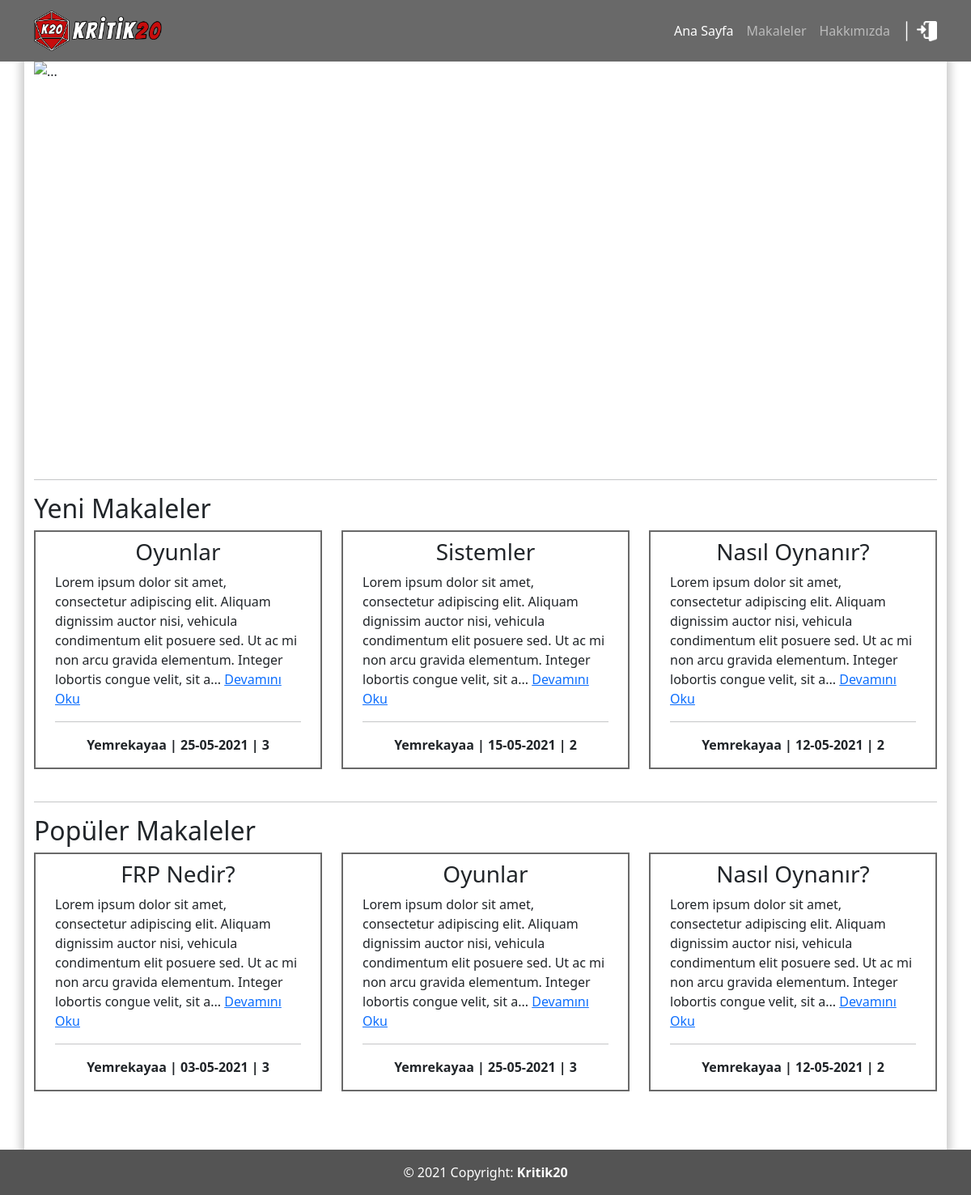
The page / on the database its author committed.
### tables this page shows
CREATE TABLE `articles` (
  `a_id` int(11) NOT NULL,
  `a_title` varchar(36) NOT NULL,
  `a_content` text NOT NULL,
  `a_cid` int(11) NOT NULL,
  `a_image` varchar(99) NOT NULL,
  `a_author` varchar(36) NOT NULL,
  `a_view` text NOT NULL DEFAULT '0',
  `a_summary` text NOT NULL,
  `a_date` date DEFAULT NULL
);

### index.php (the view, shortened to what this page needs)
<?php
require("inc/header.php");
?>
<body>
    <header id='header'>
        <?php include 'inc/navbar.php' ?>
    </header>
    <div class="container container-border pb-5">
        <div class="container-lg  pb-0 px-0">
            <div id="carouselCaptions" class="carousel slide" data-bs-ride="carousel">
                <div class="carousel-indicators">
                    <button type="button" data-bs-target="#carouselCaptions" data-bs-slide-to="0" class="active" aria-current="true" aria-label="Slide 1"></button>
                    <button type="button" data-bs-target="#carouselCaptions" data-bs-slide-to="1" aria-label="Slide 2"></button>
                    <button type="button" data-bs-target="#carouselCaptions" data-bs-slide-to="2" aria-label="Slide 3"></button>
                </div>
                <div class="carousel-inner">
                    <div class="carousel-item active">
                        <img src="img/slideimg/1.jpg" class="d-block w-100" alt="...">
                        <div class="carousel-caption d-none d-md-block">
                            <h5>Lorem Ipsum(1)</h5>
                            <p>Lorem ipsum dolor sit amet, consectetur adipiscing elit</p>
                        </div>
                    </div>
                </div>
                <button class="carousel-control-prev" type="button" data-bs-target="#carouselCaptions" data-bs-slide="prev">
                    <span class="carousel-control-prev-icon" aria-hidden="true"></span>
                </button>
                <button class="carousel-control-next" type="button" data-bs-target="#carouselCaptions" data-bs-slide="next">
                    <span class="carousel-control-next-icon" aria-hidden="true"></span>
                </button>
            </div>
        </div>
        <hr />
        <section id='content'>
            <h2 class="text-start">Yeni Makaleler</h2>
            <div class='row justify-content-evenly'>
                <?php
                $sql = "SELECT * FROM articles ORDER BY a_date DESC LIMIT 3";
                $select_newest = mysqli_query($conn, $sql);
                while ($row = mysqli_fetch_assoc($select_newest)) {
                    $article_id = $row["a_id"];
                    $article_name = $row["a_title"];
                    $article_summary = $row["a_summary"];
                    $article_author = $row["a_author"];
                    $article_date = date("d-m-Y", strtotime($row["a_date"]));
                    $article_view = $row["a_view"]
                ?>
                    <div class='col-md-4 mb-4'>
                        <div class=" container content-border">
                            <h3 class="text-center mt-2"><a class="text-decoration-none text-dark" href="<?php echo "./aread.php?a_id={$article_id}"; ?>"><?php echo $article_name; ?></a> </h3>
                            <p class=""><?php echo substr($article_summary, 0, 200); ?>... <a href="<?php echo "./aread.php?a_id={$article_id}"; ?>">Devamını Oku</a></p>
                            <hr>
                            <div class="text-center pb-3"><b><?php echo "{$article_author} | {$article_date} | {$article_view}"; ?></b></div>
                        </div>
                    </div>
                <?php } ?>
            </div>
            <hr />
            <h2 class="text-start">Popüler Makaleler</h2>
            <div class='row justify-content-evenly'>
            <?php
                $sql = "SELECT * FROM articles ORDER BY a_view DESC LIMIT 3";
                $select_popular = mysqli_query($conn, $sql);
                while ($row = mysqli_fetch_assoc($select_popular)) {
                    $article_id = $row["a_id"];
                    $article_name = $row["a_title"];
                    $article_summary = $row["a_summary"];
                    $article_author = $row["a_author"];
                    $article_date = date("d-m-Y", strtotime($row["a_date"]));
                    $article_view = $row["a_view"]
                ?>
                    <div class='col-md-4 mb-4'>
                        <div class=" container content-border">
                            <h3 class="text-center mt-2"><a class="text-decoration-none text-dark" href="<?php echo "./aread.php?a_id={$article_id}"; ?>"><?php echo $article_name; ?></a> </h3>
                            <p class=""><?php echo substr($article_summary, 0, 200); ?>... <a href="<?php echo "./aread.php?a_id={$article_id}"; ?>">Devamını Oku</a></p>
                            <hr>
                            <div class="text-center pb-3"><b><?php echo "{$article_author} | {$article_date} | {$article_view}"; ?></b></div>
                        </div>
                    </div>
                <?php } ?>
            </div>
        </section>
    </div>
    <?php include 'inc/footer.php'; ?>
</body>
</html>

### css/main.css (style rules this page uses)
.carousel .carousel-item { height: 500px; }
.carousel-item img { top: 0; left: 0; max-height: 500px; }
.container-border { -webkit-box-shadow: 0px 0px 10px 5px rgba(0, 0, 0, 0.2); box-shadow: 0px 0px 10px 5px rgba(0, 0, 0, 0.2); }
p { word-wrap: break-word; }
.content-border { border-style: solid; border-color: #696969; border-width: 2px; }
hr { margin-top: 1rem; margin-bottom: 1rem; border: 0; border-top: 1px solid rgba(0, 0, 0, 0.1); }

### rows shown on the page
articles: a_title "Oyunlar", a_summary "Lorem ipsum dolor sit amet, consectetur adipiscing elit. Aliquam dignissim auctor nisi, vehicula condimentum elit posuere sed. Ut ac mi non arcu gravida elementum. Integer lobortis congue velit, sit a", a_author "Yemrekayaa", a_date "25-05-2021", a_view "3"
articles: a_title "Sistemler", a_summary "Lorem ipsum dolor sit amet, consectetur adipiscing elit. Aliquam dignissim auctor nisi, vehicula condimentum elit posuere sed. Ut ac mi non arcu gravida elementum. Integer lobortis congue velit, sit a", a_author "Yemrekayaa", a_date "15-05-2021", a_view "2"
articles: a_title "Nasıl Oynanır?", a_summary "Lorem ipsum dolor sit amet, consectetur adipiscing elit. Aliquam dignissim auctor nisi, vehicula condimentum elit posuere sed. Ut ac mi non arcu gravida elementum. Integer lobortis congue velit, sit a", a_author "Yemrekayaa", a_date "12-05-2021", a_view "2"
articles: a_title "FRP Nedir?", a_summary "Lorem ipsum dolor sit amet, consectetur adipiscing elit. Aliquam dignissim auctor nisi, vehicula condimentum elit posuere sed. Ut ac mi non arcu gravida elementum. Integer lobortis congue velit, sit a", a_author "Yemrekayaa", a_date "03-05-2021", a_view "3"
